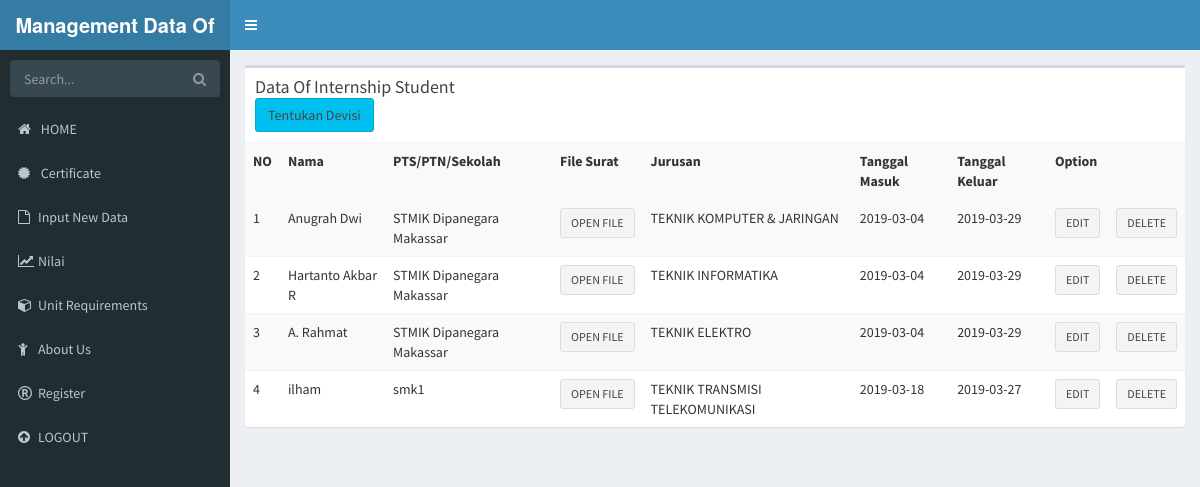
The app's page /admin/index.php with its own data.
### tables this page shows
CREATE TABLE `mhs` (
  `id` int(11) NOT NULL,
  `id_need` int(11) NOT NULL,
  `nama` varchar(50) NOT NULL,
  `asal` varchar(50) NOT NULL,
  `nama_file` varchar(50) NOT NULL,
  `id_jur` int(11) NOT NULL,
  `tujuan` varchar(20) NOT NULL,
  `tgl_msk` date NOT NULL,
  `tgl_klr` date NOT NULL
);

CREATE TABLE `jurusan` (
  `id_jur` int(11) NOT NULL,
  `jur` varchar(50) NOT NULL,
  `point` double NOT NULL,
  `point1` double NOT NULL,
  `point2` double NOT NULL,
  `point3` double NOT NULL,
  `point4` double NOT NULL
);

### admin/index.php (the view, shortened to what this page needs)
<!DOCTYPE html>
<html>
<head>
  <link rel="stylesheet" href="../bower_components/bootstrap/dist/css/bootstrap.min.css">
  <link rel="stylesheet" href="../bower_components/font-awesome/css/font-awesome.min.css">
  <link rel="stylesheet" href="../bower_components/Ionicons/css/ionicons.min.css">
  <link rel="stylesheet" href="../dist/css/AdminLTE.min.css">
  <link rel="stylesheet" href="../dist/css/skins/_all-skins.min.css">
  <link rel="stylesheet" href="../bower_components/morris.js/morris.css">
  <link rel="stylesheet" href="../bower_components/jvectormap/jquery-jvectormap.css">
  <link rel="stylesheet" href="../bower_components/bootstrap-datepicker/dist/css/bootstrap-datepicker.min.css">
  <link rel="stylesheet" href="../bower_components/bootstrap-daterangepicker/daterangepicker.css">
  <link rel="stylesheet" href="../plugins/bootstrap-wysihtml5/bootstrap3-wysihtml5.min.css">
</head>
<body class="hold-transition skin-blue sidebar-mini">
<div class="wrapper">
    <?php
    include "header.php";
    ?>
  <aside class="main-sidebar">
    <section class="sidebar">
      <form action="#" method="get" class="sidebar-form">
        <div class="input-group">
          <input type="text" name="q" class="form-control" placeholder="Search...">
          <span class="input-group-btn">
                <button type="submit" name="search" id="search-btn" class="btn btn-flat"><i class="fa fa-search"></i>
                </button>
              </span>
        </div>
      </form>
      <?php
      include "sidebar.php";
      ?>
    </section>
  </aside>
  <div class="content-wrapper">
    <section class="content">
      <div class="box">
            <div class="box-header">
              <h3 class="box-title">Data Of Internship Student</h3>
              <br>
              <a href="menghitungAHP.php" class="btn btn-default btn-info" >Tentukan Devisi</a>
            </div>
            <div class="box-body no-padding">
              <table class="table table-striped">
                <tr>
                  <th>NO</th>
                  <th>Nama</th>
                  <th>PTS/PTN/Sekolah</th>
                  <th>File Surat</th>
                  <th>Jurusan</th>
                  <th>Tanggal Masuk</th>
                  <th>Tanggal Keluar</th>
                  <th>Option</th>
                  <th> </th>
                </tr>
                <tr>
                  <?php
                  include "koneksi.php";
                  $name2 = mysqli_query($connection,"SELECT mhs.id,mhs.id_need, mhs.nama, mhs.asal, mhs.nama_file,mhs.id_jur,mhs.tujuan,mhs.tgl_msk,mhs.tgl_klr,jurusan.jur
                                                     FROM mhs
                                                     INNER JOIN jurusan ON jurusan.id_jur  = mhs.id_jur");
                  $nomor = 1;
                  while($data = mysqli_fetch_array($name2)){
                  ?>
                  <tr>
                    <td><?php echo $nomor++; ?></td>
                    <td><?php echo $data['nama']; ?></td>
                    <td><?php echo $data['asal']; ?></td>
                    <td><a href="/mdis/upload/<?php echo $data['nama_file']; ?>" class="btn btn-default btn-sm" target="_blank">OPEN FILE</a></td>
                    <td><?php echo $data['jur']; ?></td>
                    <td><?php echo $data['tgl_msk']; ?></td>
                    <td><?php echo $data['tgl_klr']; ?></td>
                    <td>
                        <a type="button" class="btn btn-default btn-sm" class="hapus" href="edit.php?id=<?php echo $data['id']; ?>">EDIT</a>
                    </td>
                    <td>
                        <a type="button" class="btn btn-default btn-sm" class="hapus" href="hapus.php?id=<?php echo $data['id']; ?>">DELETE</a>
                    </td>
                  </tr>
                  <?php } ?>
                </tr>
              </table>
            </div>
          </div>
    </section>
  </div>
</div>
</body>
</html>

### admin/header.php (shortened to what this page needs)
<header class="main-header">
  <a class="logo">
    <span class="logo-lg"><b><marquee>Management Data Of Internship Student</marquee></b></span>
  </a>
  <nav class="navbar navbar-static-top">
    <a href="#" class="sidebar-toggle" data-toggle="push-menu" role="button">
    </a>
  </nav>
</header>

### admin/sidebar.php
<ul class="sidebar-menu" data-widget="tree">
        <li>
          <a href="index.php">
            <i class="fa fa-home"></i> <span>HOME</span>
          </a>
        </li>
        <li>
          <a href="sertifikat/index.php">
            <i class="fa fa-certificate"></i> <span>Certificate</span>
          </a>
        </li>
        <li>
          <a href="input.php">
            <i class="fa fa-file-o"></i><span>Input New Data</span>
          </a>
        </li>
        <li>
          <a href="penilaian.php">
            <i class="fa fa-line-chart"></i><span>Nilai</span>
          </a>
        </li>
        <li>
          <a href="need.php">
            <i class="fa fa-cube"></i><span>Unit Requirements</span>
          </a>
        </li>
        <li>
          <a href="about.php">
            <i class="fa fa-child"></i><span>About Us</span>
          </a>
        </li>
        <li>
          <a href="regist.php">
            <i class="fa fa-registered"></i><span>Register</span>
          </a>
        </li>
        <li>
        <li>
          <a href="logout.php">
            <i class="fa fa-arrow-circle-up"></i><span>LOGOUT</span>
          </a>
        </li>
      </ul>

### records on screen
mhs: nama "Anugrah Dwi", asal "STMIK Dipanegara Makassar", id_jur.jur "TEKNIK KOMPUTER & JARINGAN", tgl_msk "2019-03-04", tgl_klr "2019-03-29"
mhs: nama "Hartanto Akbar R", asal "STMIK Dipanegara Makassar", id_jur.jur "TEKNIK INFORMATIKA", tgl_msk "2019-03-04", tgl_klr "2019-03-29"
mhs: nama "A. Rahmat", asal "STMIK Dipanegara Makassar", id_jur.jur "TEKNIK ELEKTRO", tgl_msk "2019-03-04", tgl_klr "2019-03-29"
mhs: nama "ilham", asal "smk1", id_jur.jur "TEKNIK TRANSMISI TELEKOMUNIKASI", tgl_msk "2019-03-18", tgl_klr "2019-03-27"
